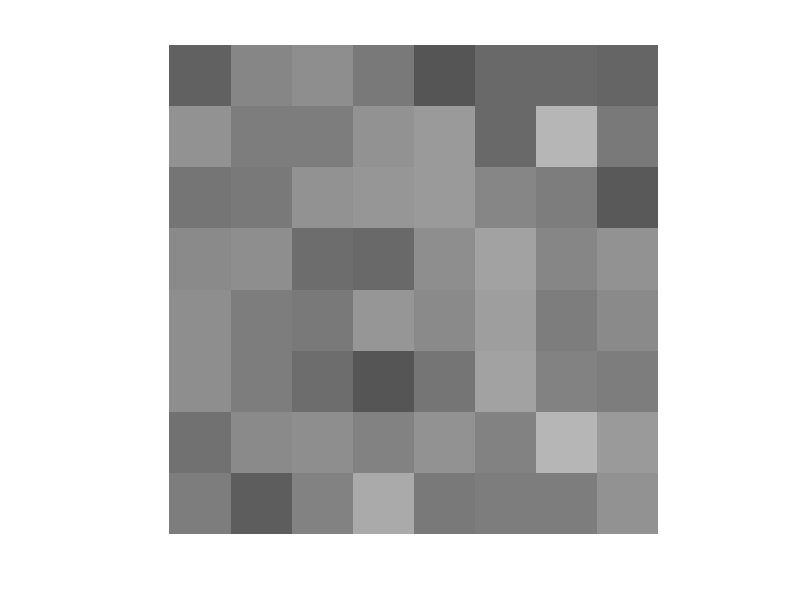

Write MATLAB code to recreate this figure. (Note: this script raises an error after producing the figure.)
% image statistics
rng('default')
printfigs=0;
load myposnegmapblk.txt

nx=8; ny=nx;
limMin=75; limMax=125; yhist=15;

mu=100; sigma2=20;
N=sqrt(sigma2)*randn([ny,nx]);
I=mu+N; 

Ibar=mean(I(:)), s2I=var(I(:))

figure;
imagesc(I,[limMin,limMax])
colormap(gray), axis image, axis off
if (printfigs==1)
    print(gcf,'-dtiffn','-r100','I')
end
figure;
histogram(I(:),(limMin:2:limMax))
xlim([limMin,limMax]), ylim([0,yhist])
if (printfigs==1)
    print(gcf,'-dtiffn','-r100','Ihist')
end
figure;
imagesc(repmat(reshape(I',nx*ny,1),[1,4]),[limMin,limMax])
colormap(gray), axis image, axis off
if (printfigs==1)
    print(gcf,'-dtiffn','-r100','IvecIm')
end
% perform convolution
kernel=[  0,1/8,  0;...
        1/8,1/2,1/8;...
          0,1/8,  0];
O=MyConv(I,kernel);

figure;
imagesc(O,[limMin,limMax])
colormap(gray), axis image, axis off
if (printfigs==1)
    print(gcf,'-dtiffn','-r100','O')
end
figure;
histogram(O(:),(limMin:2:limMax))
xlim([limMin,limMax]), ylim([0,yhist])
if (printfigs==1)
    print(gcf,'-dtiffn','-r100','Ohist')
end
figure;
imagesc(repmat(reshape(O',nx*ny,1),[1,4]),...
    [limMin,limMax])
colormap(gray), axis image, axis off
if (printfigs==1)
    print(gcf,'-dtiffn','-r100','OvecIm')
end
Obar=mean(O(:)), s2O=var(O(:))
% form kernel with wrap
krnl=[1/2,1/8,  0,  0,  0,  0,  0,1/8;...
      1/8,  0,  0,  0,  0,  0,  0,  0;...
        0,  0,  0,  0,  0,  0,  0,  0;...
        0,  0,  0,  0,  0,  0,  0,  0;...
        0,  0,  0,  0,  0,  0,  0,  0;...
        0,  0,  0,  0,  0,  0,  0,  0;...
        0,  0,  0,  0,  0,  0,  0,  0;...
      1/8,  0,  0,  0,  0,  0,  0,  0]; 
% form convolution matrix
A=zeros(ny*nx,ny*nx);
for j=1:ny
    if (j~=1)
        krnl=[krnl(ny,:);krnl(1:ny-1,:)];
    end
    A((j-1)*nx+1,:)=reshape(krnl',[nx*ny,1])';
    for i=(j-1)*nx+2:j*nx
        krnl=[krnl(:,nx),krnl(:,1:nx-1)];
        A(i,:)=reshape(krnl',[nx*ny,1])';
    end
    krnl=[krnl(:,nx),krnl(:,1:nx-1)];
end
figure;
imagesc(A,[0,5/16])
axis image, axis off, colormap(gray)  
if (printfigs==1)
    print(gcf,'-dtiffn','-r100','A')
end
figure;
imagesc(A,[-5/16,5/16])
axis image, axis off , colormap(myposnegmapblk)  
if (printfigs==1)
    print(gcf,'-dtiffn','-r100','Acolor')
end
% induced covariance
AAt=A*A';
figure;
imagesc(AAt,[0,5/16])
colormap(gray), axis image, axis off
if (printfigs==1)
    print(gcf,'-dtiffn','-r100','AAt')
end
figure;
imagesc(AAt,[-5/16,5/16])
colormap(myposnegmapblk), axis image, axis off
if (printfigs==1)
    print(gcf,'-dtiffn','-r100','AAtc')
end
% induced correlation
R=diag(1./sqrt(diag(AAt)))*AAt*diag(1./sqrt(diag(AAt)));
figure;
imagesc(R,[0,1])
colormap(gray), axis image, axis off
if (printfigs==1)
    print(gcf,'-dtiffn','-r100','R')
end
figure;
imagesc(R,[-1,1])
colormap(myposnegmapblk), axis image, axis off
if (printfigs==1)
    print(gcf,'-dtiffn','-r100','Rcolor')
end
% perform matrix convolution
Ivec=reshape(I',nx*ny,1);
Wvec=A*Ivec;
W=reshape(Wvec,nx,ny)';
figure;
imagesc(W,[limMin,limMax])
colormap(gray), axis image, axis off
if (printfigs==1)
    print(gcf,'-dtiffn','-r100','W')
end
figure;
histogram(W(:),(limMin:2:limMax))
xlim([limMin,limMax]), ylim([0,yhist])
if (printfigs==1)
    print(gcf,'-dtiffn','-r100','Whist')
end
figure;
imagesc(repmat(reshape(W',nx*ny,1),[1,4]),[limMin,limMax])
colormap(gray), axis image, axis off
if (printfigs==1)
    print(gcf,'-dtiffn','-r100','WvecIm')
end
Wbar=mean(W(:)), s2W=var(W(:))
% compute deconvolution matrix
invA=pinv(A);
figure;
histogram(invA(:))
figure;
imagesc(invA,[-1,1])
colormap(gray), axis image, axis off
if (printfigs==1)
    print(gcf,'-dtiffn','-r100','invA')
end
figure;
histogram(invA(:))
figure;
imagesc(invA,[-1,1])
colormap(myposnegmapblk), axis image, axis off
if (printfigs==1)
    print(gcf,'-dtiffn','-r100','invAcolor')
end
% perform deconvoution
Vvec=invA*Wvec;
V=reshape(Vvec,nx,ny)';
figure;
imagesc(V,[limMin,limMax])
colormap(gray), axis image, axis off
if (printfigs==1)
    print(gcf,'-dtiffn','-r100','V')
end
figure;
histogram(V(:),(limMin:2:limMax))
xlim([limMin,limMax]), ylim([0,yhist])
if (printfigs==1)
    print(gcf,'-dtiffn','-r100','Vhist')
end
figure;
imagesc(repmat(reshape(V',nx*ny,1),[1,4]),[limMin,limMax])
colormap(gray), axis image, axis off
if (printfigs==1)
    print(gcf,'-dtiffn','-r100','VvecIm')
end
Vbar=mean(V(:)), s2V=var(V(:))

% visualize correlation
% pick center pixel ny/2+1,nx/2+1

pixnum=ny/2*nx+nx/2+1;
r=R(pixnum,:);
corImage=reshape(r,[nx,ny])';
figure;
imagesc(corImage,[-1,1])
axis image, axis off , colormap(myposnegmapblk)  
if (printfigs==1)
    print(gcf,'-dtiffn','-r100','corImage')
end



% extras
figure;
imagesc(invA*A,[-1,1])
colormap(myposnegmapblk), axis image, axis off



pixnum=ny/2*nx+nx/2+1;
r=invA(pixnum,:);
corImage=reshape(r,[nx,ny])';
figure;
imagesc(corImage,[-1,1])
axis image, axis off , colormap(myposnegmapblk)  










